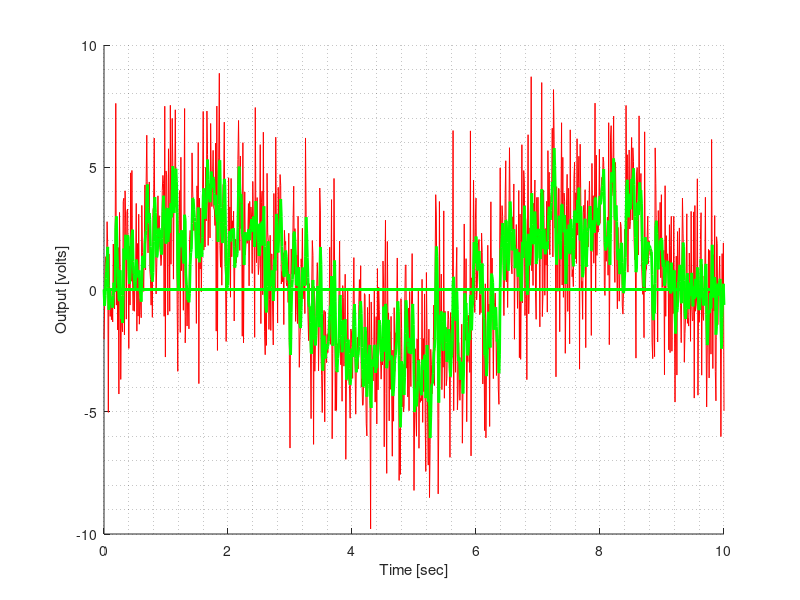
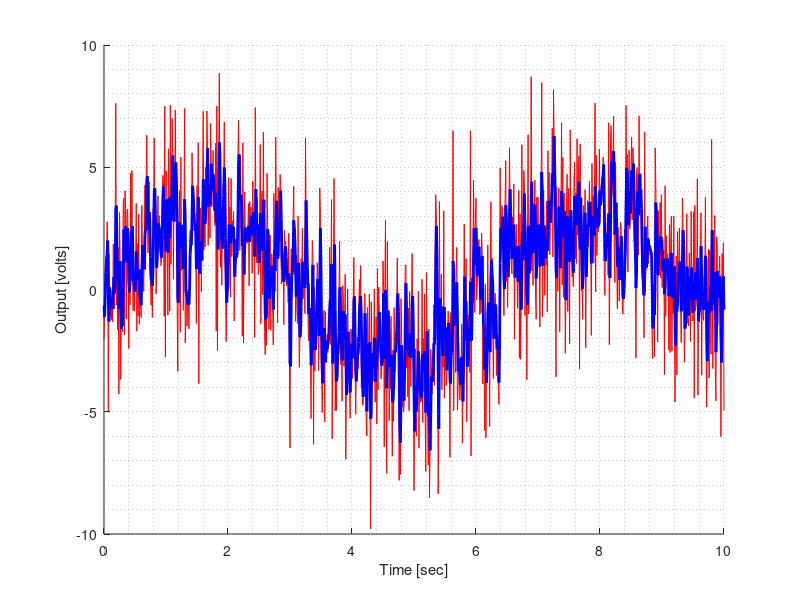

Source code (MATLAB) for these figures, in order:
%% Task 5: Butter
close all;
clc
% Fill in the time vector, and create noisy data
time = 0:0.01:10;
u_noisy = 3*sin(time) + 2.5*randn([1,length(time)]);
fc = 1/0.055; % cut off frequency
fs = 125/2; % sampling frequency

% This is the command for 25 cutoff frequency and 100 sampling frequency:
[b,a]= butter(1,fc/fs);

% The filter command can do the filtering
filter_command_result = filter(b,a,u_noisy);
array_y_filt = zeros(length(u_noisy));

% Now we can simulate the "loop" function in the Arduino to do the same
% thing as the filter command. 
old_y_filt = 0; % Initialize the first output
old_measurement = u_noisy(1); % Initialize the first input
array_y_filt(1) = 0;
for i = 2:length(u_noisy)
    measurement = u_noisy(i);
    y_filt= 0.2452*measurement + 0.2452*old_measurement+0.5095*old_y_filt;
    % Print this to the serial monitor
    old_y_filt = y_filt;
    old_measurement = measurement;
    % Here's where you would wait for the clock to "tick" up by 0.01
    % seconds.
    array_y_filt(i) = y_filt;
end
%%
% Plot the result
h = figure(1);
clf;
hold on;
grid minor
set(h,'Name','Hand code results');
plot(time,u_noisy,'r',time,array_y_filt,'g','Linewidth',2);
xlabel('Time [sec]');
ylabel('Output [volts]');

h = figure(2);
clf;
hold on;
grid minor
set(h,'Name','Using the filter command');
plot(time,u_noisy,'r',time,filter_command_result,'b','Linewidth',2);
xlabel('Time [sec]');
ylabel('Output [volts]');
